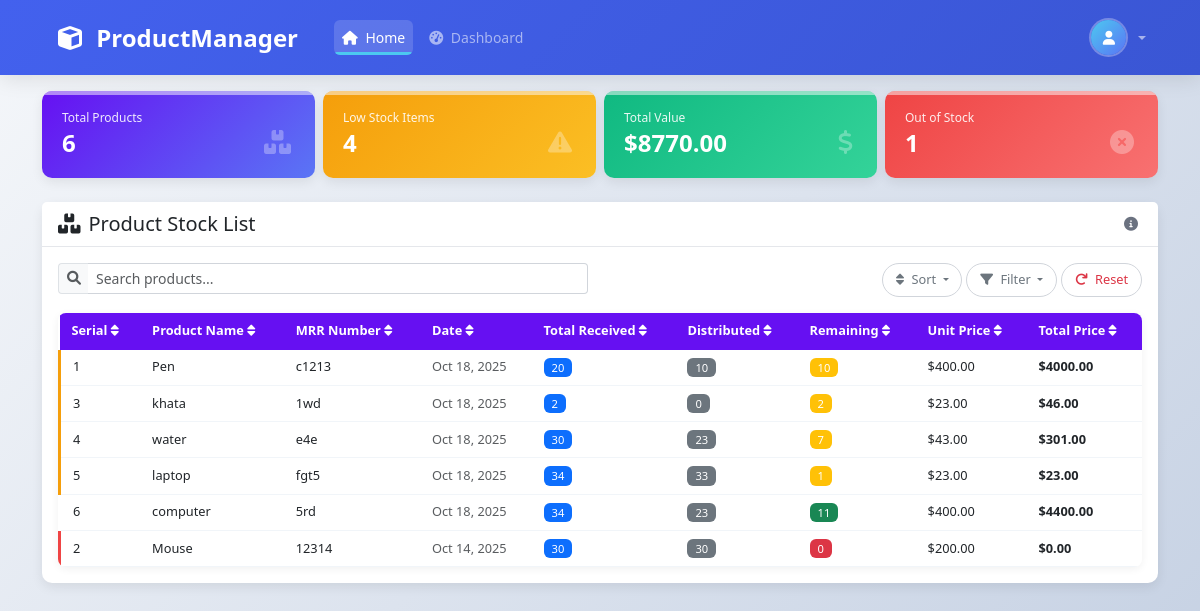
The app's page / (signed in) with its own data.
### app/models.py (models this page shows, shortened)
class Product(models.Model):
    serial_number = models.AutoField(primary_key=True)
    product_name = models.CharField(max_length=150)
    mrr_number = models.CharField(max_length=50)
    date = models.DateField()
    total_received = models.PositiveIntegerField()
    distributed = models.PositiveIntegerField(default=0)
    remaining = models.PositiveIntegerField(default=0)
    unit_price = models.DecimalField(max_digits=10, decimal_places=2)
    total_price = models.DecimalField(max_digits=12, decimal_places=2, editable=False)

### app/views.py (the view)
# urls.py: path('', views.home, name='home'),
@login_required(login_url='login')
def home(request):
    products = Product.objects.all().order_by('-date')
    total_products = products.count()
    low_stock_count = products.filter(remaining__lte=10).count()
    out_of_stock_count = products.filter(remaining=0).count()
    total_value = products.aggregate(total=Sum('total_price'))['total'] or 0
    search_query = request.GET.get('search', '')
    if search_query:
        products = products.filter(
            Q(product_name__icontains=search_query) |
            Q(serial_number__icontains=search_query) |
            Q(mrr_number__icontains=search_query)
        )
    sort_by = request.GET.get('sort', '-date')
    valid_sort_fields = [
        'product_name', '-product_name',
        'date', '-date',
        'total_received', '-total_received',
        'distributed', '-distributed',
        'remaining', '-remaining',
        'unit_price', '-unit_price',
        'total_price', '-total_price'
    ]
    if sort_by in valid_sort_fields:
        products = products.order_by(sort_by)
    filter_by = request.GET.get('filter', 'all')
    if filter_by == 'low_stock':
        products = products.filter(remaining__lte=10)
    elif filter_by == 'out_of_stock':
        products = products.filter(remaining=0)
    context = {
        'products': products,
        'total_products': total_products,
        'low_stock_count': low_stock_count,
        'out_of_stock_count': out_of_stock_count,
        'total_value': total_value,
        'search_query': search_query,
        'sort_by': sort_by,
        'filter_by': filter_by,
    }
    return render(request, 'store/home.html', context)

### app/templates/store/home.html (shortened to what this page needs)
<!DOCTYPE html>
<html lang="en">
<head>
    <link href="https://cdn.jsdelivr.net/npm/bootstrap@5.3.0-alpha1/dist/css/bootstrap.min.css" rel="stylesheet">
    <link rel="stylesheet" href="https://cdnjs.cloudflare.com/ajax/libs/font-awesome/6.0.0/css/all.min.css">
</head>
<body>
  <div>
    {% include "navbar/nav.html" %}
    <div class="container mt-3">
        <div class="row g-2">
            <div class="col-md-3 col-6">
                <div class="stats-card total-products">
                    <div class="card-body position-relative">
                        <h6 class="card-subtitle">Total Products</h6>
                        <h3 class="card-title" id="totalProducts">0</h3>
                        <i class="fas fa-boxes"></i>
                    </div>
                </div>
            </div>
            <div class="col-md-3 col-6">
                <div class="stats-card low-stock">
                    <div class="card-body position-relative">
                        <h6 class="card-subtitle">Low Stock Items</h6>
                        <h3 class="card-title" id="lowStockCount">0</h3>
                        <i class="fas fa-exclamation-triangle"></i>
                    </div>
                </div>
            </div>
            <div class="col-md-3 col-6">
                <div class="stats-card total-value">
                    <div class="card-body position-relative">
                        <h6 class="card-subtitle">Total Value</h6>
                        <h3 class="card-title" id="totalValue">$0</h3>
                        <i class="fas fa-dollar-sign"></i>
                    </div>
                </div>
            </div>
            <div class="col-md-3 col-6">
                <div class="stats-card out-of-stock">
                    <div class="card-body position-relative">
                        <h6 class="card-subtitle">Out of Stock</h6>
                        <h3 class="card-title" id="outOfStockCount">0</h3>
                        <i class="fas fa-times-circle"></i>
                    </div>
                </div>
            </div>
        </div>
    </div>
    <div class="container mt-3">
        <div class="card dashboard-card">
            <div class="card-header bg-white py-2">
                <div class="d-flex justify-content-between align-items-center">
                    <h5 class="mb-0"><i class="fas fa-boxes me-2"></i>Product Stock List</h5>
                    <button class="tooltip-btn" data-bs-toggle="tooltip" data-bs-placement="left" title="View and manage your product inventory">
                        <i class="fas fa-info-circle"></i>
                    </button>
                </div>
            </div>
            <div class="card-body">
                <div class="row mb-3">
                    <div class="col-md-6">
                        <div class="input-group input-group-sm">
                            <span class="input-group-text bg-light border-end-0">
                                <i class="fas fa-search text-muted"></i>
                            </span>
                            <input type="text" class="form-control search-box border-start-0" placeholder="Search products..." id="searchInput">
                        </div>
                    </div>
                    <div class="col-md-6">
                        <div class="d-flex gap-1 justify-content-md-end">
                            <div class="dropdown">
                                <button class="btn btn-outline-secondary sort-btn dropdown-toggle" type="button" id="sortDropdown" data-bs-toggle="dropdown">
                                    <i class="fas fa-sort me-1"></i> Sort
                                </button>
                            </div>
                            <div class="dropdown">
                                <button class="btn btn-outline-secondary filter-btn dropdown-toggle" type="button" id="filterDropdown" data-bs-toggle="dropdown">
                                    <i class="fas fa-filter me-1"></i> Filter
                                </button>
                            </div>
                            <button class="btn btn-outline-danger filter-btn" id="resetBtn">
                                <i class="fas fa-redo me-1"></i> Reset
                            </button>
                        </div>
                    </div>
                </div>
                <div class="table-responsive table-container">
                    <table class="table table-hover mb-0" id="productTable">
                        <thead>
                            <tr>
                                <th scope="col" data-sort="serial_number">Serial <i class="fas fa-sort"></i></th>
                                <th scope="col" data-sort="product_name">Product Name <i class="fas fa-sort"></i></th>
                                <th scope="col" data-sort="mrr_number">MRR Number <i class="fas fa-sort"></i></th>
                                <th scope="col" data-sort="date">Date <i class="fas fa-sort"></i></th>
                                <th scope="col" data-sort="total_received">Total Received <i class="fas fa-sort"></i></th>
                                <th scope="col" data-sort="distributed">Distributed <i class="fas fa-sort"></i></th>
                                <th scope="col" data-sort="remaining">Remaining <i class="fas fa-sort"></i></th>
                                <th scope="col" data-sort="unit_price">Unit Price <i class="fas fa-sort"></i></th>
                                <th scope="col" data-sort="total_price">Total Price <i class="fas fa-sort"></i></th>
                            </tr>
                        </thead>
                        <tbody id="tableBody">
                            {% for product in products %}
                            <tr class="product-row {% if product.remaining == 0 %}out-of-stock-row{% elif product.remaining <= 10 %}low-stock-row{% else %}in-stock-row{% endif %}"
                                data-serial="{{ product.serial_number }}"
                                data-name="{{ product.product_name }}"
                                data-mrr="{{ product.mrr_number }}"
                                data-date="{{ product.date|date:'Y-m-d' }}"
                                data-received="{{ product.total_received }}"
                                data-distributed="{{ product.distributed }}"
                                data-remaining="{{ product.remaining }}"
                                data-unit-price="{{ product.unit_price }}"
                                data-total-price="{{ product.total_price }}">
                                <td>{{ product.serial_number }}</td>
                                <td class="fw-medium">{{ product.product_name }}</td>
                                <td>{{ product.mrr_number }}</td>
                                <td class="text-muted">{{ product.date|date:"M d, Y" }}</td>
                                <td><span class="badge bg-primary">{{ product.total_received }}</span></td>
                                <td><span class="badge bg-secondary">{{ product.distributed }}</span></td>
                                <td>
                                    <span class="badge {% if product.remaining == 0 %}bg-danger{% elif product.remaining <= 10 %}bg-warning{% else %}bg-success{% endif %}">
                                        {{ product.remaining }}
                                    </span>
                                </td>
                                <td>${{ product.unit_price }}</td>
                                <td class="fw-bold">${{ product.total_price }}</td>
                            </tr>
                            {% endfor %}
                        </tbody>
                    </table>
                </div>
            </div>
        </div>
    </div>
</body>
</html>

### app/templates/navbar/nav.html (shortened to what this page needs)
<!DOCTYPE html>
<html lang="en">
<head>
</head>
<body>
    <nav class="navbar navbar-expand-lg navbar-dark bg-primary sticky-top">
        <div class="container">
            <a class="navbar-brand fw-bold" href="{% url 'home' %}">
                <i class="fas fa-cube me-2"></i>
                ProductManager
            </a>
            <div class="collapse navbar-collapse" id="navbarMain">
                <ul class="navbar-nav me-auto">
                    <li class="nav-item">
                        <a class="nav-link {% if request.resolver_match.url_name == 'home' %}active{% endif %}" href="{% url 'home' %}">
                            <i class="fas fa-home me-1"></i> Home
                        </a>
                    </li>
                    <li class="nav-item">
                        <a class="nav-link {% if request.resolver_match.url_name == 'dashboard' %}active{% endif %}" href="{% url 'dashboard' %}">
                            <i class="fas fa-tachometer-alt me-1"></i> Dashboard
                        </a>
                    </li>
                </ul>
                <ul class="navbar-nav ms-auto">
                    <li class="nav-item dropdown user-dropdown">
                        <a class="nav-link dropdown-toggle d-flex align-items-center" href="#" role="button" data-bs-toggle="dropdown">
                            <div class="rounded-circle user-avatar d-flex align-items-center justify-content-center me-2" style="width: 35px; height: 35px;">
                                <i class="fas fa-user text-white"></i>
                            </div>
                        </a>
                    </li>
                </ul>
            </div>
        </div>
    </nav>
</body>
</html>

### app/templates/store/home.html (style rules this page uses)
:root { --primary: #6610f2; --primary-light: #7c3aed; --success: #10b981; --warning: #f59e0b; --danger: #ef4444; --info: #3b82f6; --dark: #1f2937; --light: #f8fafc; }
body { background: linear-gradient(135deg, #f5f7fa 0%, #c3cfe2 100%); min-height: 100vh; font-family: 'Segoe UI', Tahoma, Geneva, Verdana, sans-serif; font-size: 0.875rem; line-height: 1.4; }
.navbar { box-shadow: 0 2px 8px rgba(0, 0, 0, 0.1); padding: 0.5rem 0; }
.stats-card { border: none; border-radius: 10px; box-shadow: 0 4px 12px rgba(0, 0, 0, 0.08); transition: all 0.3s ease; padding: 0.75rem; margin-bottom: 0.5rem; color: white; position: relative; overflow: hidden; }
.stats-card::before { content: ''; position: absolute; top: 0; left: 0; right: 0; height: 4px; background: rgba(255, 255, 255, 0.5); }
.stats-card.total-products { background: linear-gradient(135deg, var(--primary) 0%, var(--primary-light) 100%); }
.stats-card.low-stock { background: linear-gradient(135deg, var(--warning) 0%, #fbbf24 100%); }
.stats-card.total-value { background: linear-gradient(135deg, var(--success) 0%, #34d399 100%); }
.stats-card.out-of-stock { background: linear-gradient(135deg, var(--danger) 0%, #f87171 100%); }
.stats-card .card-body { padding: 0.5rem; }
.stats-card h6 { font-size: 0.75rem; opacity: 0.9; margin-bottom: 0.25rem; }
.stats-card h3 { font-size: 1.5rem; font-weight: 700; margin-bottom: 0; }
.stats-card i { position: absolute; bottom: 0.75rem; right: 0.75rem; font-size: 1.5rem; opacity: 0.3; }
.dashboard-card { border-radius: 10px; box-shadow: 0 4px 12px rgba(0, 0, 0, 0.08); border: none; margin-top: 0.5rem; }
.dashboard-card .card-header { background: white; padding: 0.75rem 1rem; border-bottom: 1px solid #e5e7eb; }
.dashboard-card .card-body { padding: 1rem; }
.search-box { border-radius: 20px; padding: 0.5rem 1rem; border: 1px solid #d1d5db; font-size: 0.8rem; }
.sort-btn, .filter-btn { border-radius: 18px; padding: 0.4rem 0.8rem; font-size: 0.8rem; border: 1px solid #d1d5db; }
.table-responsive.table-container { border-radius: 8px; box-shadow: 0 2px 8px rgba(0, 0, 0, 0.06); max-height: calc(100vh - 300px); overflow-y: auto; position: relative; }
.table-container thead th { position: sticky; top: 0; z-index: 10; background: var(--primary); color: white; font-weight: 600; border: none; padding: 0.6rem 0.75rem; font-size: 0.8rem; cursor: pointer; user-select: none; white-space: nowrap; }
.table-container tbody td { padding: 0.5rem 0.75rem; vertical-align: middle; font-size: 0.8rem; border-bottom: 1px solid #f1f5f9; }
.table-container tbody tr { transition: all 0.2s ease; }
.table-container tbody tr:nth-child(even) { background-color: rgba(0, 0, 0, 0.02); }
.badge { font-size: 0.7rem; font-weight: 500; padding: 0.25rem 0.5rem; }
.low-stock-row { background-color: rgba(245, 158, 11, 0.08) !important; border-left: 3px solid var(--warning); }
.out-of-stock-row { background-color: rgba(239, 68, 68, 0.08) !important; border-left: 3px solid var(--danger); }
.in-stock-row { border-left: 3px solid transparent; }
.product-row { animation: fadeIn 0.3s ease forwards; }
.tooltip-btn { border: none; background: transparent; color: #6b7280; padding: 0.25rem; border-radius: 4px; }

### records on screen
Product: serial_number "1", product_name "Pen", mrr_number "c1213", date "Oct 18, 2025", total_received "20", distributed "10", remaining "10", unit_price "400.00", total_price "4000.00"
Product: serial_number "3", product_name "khata", mrr_number "1wd", date "Oct 18, 2025", total_received "2", distributed "0", remaining "2", unit_price "23.00", total_price "46.00"
Product: serial_number "4", product_name "water", mrr_number "e4e", date "Oct 18, 2025", total_received "30", distributed "23", remaining "7", unit_price "43.00", total_price "301.00"
Product: serial_number "5", product_name "laptop", mrr_number "fgt5", date "Oct 18, 2025", total_received "34", distributed "33", remaining "1", unit_price "23.00", total_price "23.00"
Product: serial_number "6", product_name "computer", mrr_number "5rd", date "Oct 18, 2025", total_received "34", distributed "23", remaining "11", unit_price "400.00", total_price "4400.00"
Product: serial_number "2", product_name "Mouse", mrr_number "12314", date "Oct 14, 2025", total_received "30", distributed "30", remaining "0", unit_price "200.00", total_price "0.00"
